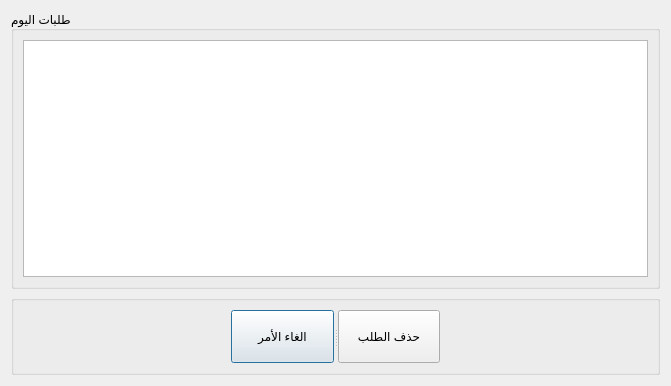
<?xml version="1.0" encoding="UTF-8"?>
<ui version="4.0">
 <class>ReturnOrderDialog</class>
 <widget class="QDialog" name="ReturnOrderDialog">
  <property name="geometry">
   <rect>
    <x>0</x>
    <y>0</y>
    <width>671</width>
    <height>386</height>
   </rect>
  </property>
  <property name="windowTitle">
   <string>نافذه ارجاع الطلبات</string>
  </property>
  <layout class="QGridLayout" name="gridLayout_2">
   <item row="0" column="0">
    <widget class="QGroupBox" name="groupBox">
     <property name="title">
      <string>طلبات اليوم</string>
     </property>
     <property name="flat">
      <bool>true</bool>
     </property>
     <layout class="QGridLayout" name="gridLayout">
      <item row="0" column="0">
       <widget class="QTableWidget" name="tableWidget">
        <property name="sizePolicy">
         <sizepolicy hsizetype="Expanding" vsizetype="Expanding">
          <horstretch>0</horstretch>
          <verstretch>0</verstretch>
         </sizepolicy>
        </property>
        <property name="minimumSize">
         <size>
          <width>0</width>
          <height>0</height>
         </size>
        </property>
        <property name="alternatingRowColors">
         <bool>true</bool>
        </property>
        <property name="selectionMode">
         <enum>QAbstractItemView::SingleSelection</enum>
        </property>
        <property name="selectionBehavior">
         <enum>QAbstractItemView::SelectRows</enum>
        </property>
        <property name="showGrid">
         <bool>true</bool>
        </property>
        <property name="wordWrap">
         <bool>true</bool>
        </property>
        <attribute name="horizontalHeaderCascadingSectionResizes">
         <bool>false</bool>
        </attribute>
        <attribute name="horizontalHeaderDefaultSectionSize">
         <number>150</number>
        </attribute>
        <attribute name="horizontalHeaderMinimumSectionSize">
         <number>100</number>
        </attribute>
        <attribute name="horizontalHeaderStretchLastSection">
         <bool>false</bool>
        </attribute>
       </widget>
      </item>
     </layout>
    </widget>
   </item>
   <item row="1" column="0">
    <widget class="QGroupBox" name="groupBox_2">
     <property name="sizePolicy">
      <sizepolicy hsizetype="Preferred" vsizetype="Fixed">
       <horstretch>0</horstretch>
       <verstretch>30</verstretch>
      </sizepolicy>
     </property>
     <property name="minimumSize">
      <size>
       <width>0</width>
       <height>80</height>
      </size>
     </property>
     <property name="title">
      <string/>
     </property>
     <property name="flat">
      <bool>true</bool>
     </property>
     <layout class="QGridLayout" name="gridLayout_3">
      <item row="0" column="1">
       <widget class="QSplitter" name="splitter">
        <property name="orientation">
         <enum>Qt::Horizontal</enum>
        </property>
        <widget class="QPushButton" name="cancelButton">
         <property name="text">
          <string>الغاء الأمر</string>
         </property>
         <property name="icon">
          <iconset resource="../resources.qrc">
           <normaloff>:/images/cancel.png</normaloff>:/images/cancel.png</iconset>
         </property>
        </widget>
        <widget class="QPushButton" name="removeButton">
         <property name="text">
          <string>حذف الطلب</string>
         </property>
         <property name="icon">
          <iconset resource="../resources.qrc">
           <normaloff>:/images/ok.png</normaloff>:/images/ok.png</iconset>
         </property>
        </widget>
       </widget>
      </item>
      <item row="0" column="2">
       <spacer name="horizontalSpacer">
        <property name="orientation">
         <enum>Qt::Horizontal</enum>
        </property>
        <property name="sizeHint" stdset="0">
         <size>
          <width>205</width>
          <height>20</height>
         </size>
        </property>
       </spacer>
      </item>
      <item row="0" column="0">
       <spacer name="horizontalSpacer_2">
        <property name="orientation">
         <enum>Qt::Horizontal</enum>
        </property>
        <property name="sizeHint" stdset="0">
         <size>
          <width>205</width>
          <height>20</height>
         </size>
        </property>
       </spacer>
      </item>
     </layout>
     <zorder>splitter</zorder>
     <zorder>horizontalSpacer</zorder>
     <zorder>horizontalSpacer_2</zorder>
    </widget>
   </item>
  </layout>
 </widget>
 <resources>
  <include location="../resources.qrc"/>
 </resources>
 <connections/>
</ui>
